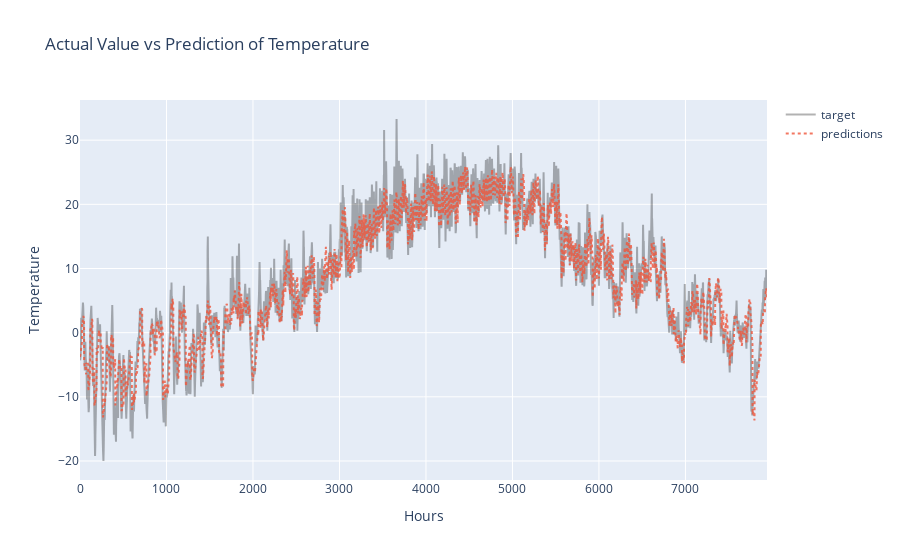

Notebook code for this chart:
### Code cell
import plotly.graph_objs as go
import plotly.offline as pyo

layout = dict(
    title='Actual Value vs Prediction of Temperature',
    xaxis=dict(title="Hours", ticklen=5, zeroline=False),
    yaxis=dict(title="Temperature", ticklen=5, zeroline=False),
)

target = go.Scatter(
    y=targets,
    mode="lines",
    name="target",
    marker=dict(),
    line=dict(color="rgba(0,0,0, 0.3)"),
)

prediction = go.Scatter(
    y=predictions,
    mode="lines",
    line={"dash": "dot"},
    name='predictions',
    marker=dict(),
    opacity=0.8,
)

fig = dict(data=[target, prediction], layout=layout)
pyo.iplot(fig)

### Figure 1 — Plotly figure (JSON) as saved in the notebook; plotly's stock layout.template omitted (floating-point values rounded to 4 significant figures; data arrays with more than 128 entries replaced by an {"elided": "..."} marker saying what was removed)
{"data": [{"line": {"color": "rgba(0,0,0, 0.3)"}, "mode": "lines", "name": "target", "y": {"elided": "7944 float values"}, "type": "scatter"}, {"line": {"dash": "dot"}, "mode": "lines", "name": "predictions", "opacity": 0.8, "y": {"elided": "7944 float values"}, "type": "scatter"}], "layout": {"title": {"text": "Actual Value vs Prediction of Temperature"}, "xaxis": {"ticklen": 5, "title": {"text": "Hours"}, "zeroline": false}, "yaxis": {"ticklen": 5, "title": {"text": "Temperature"}, "zeroline": false}}}
